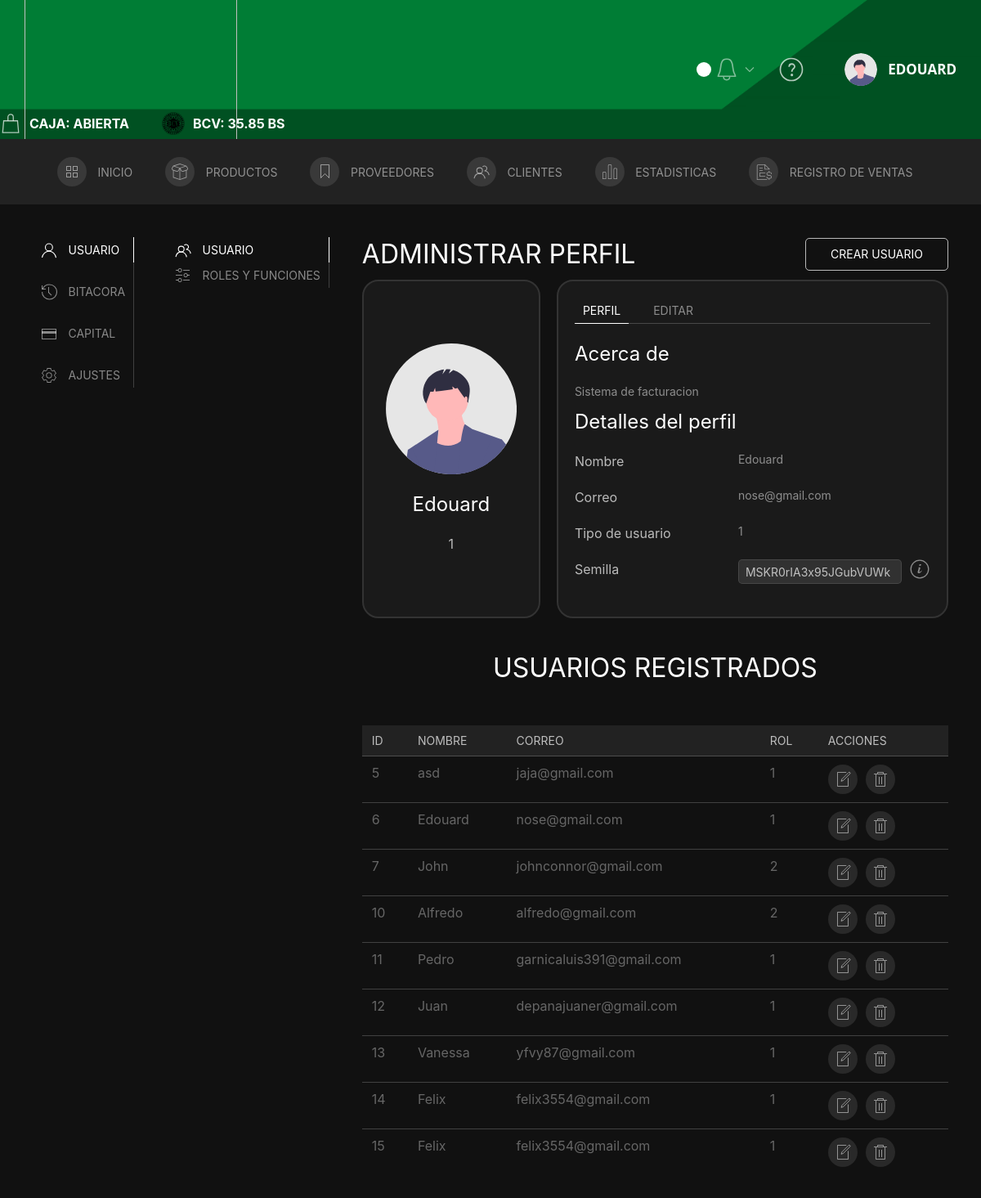
/Administrar_perfil (signed in), run on an earlier commit of the app's database.
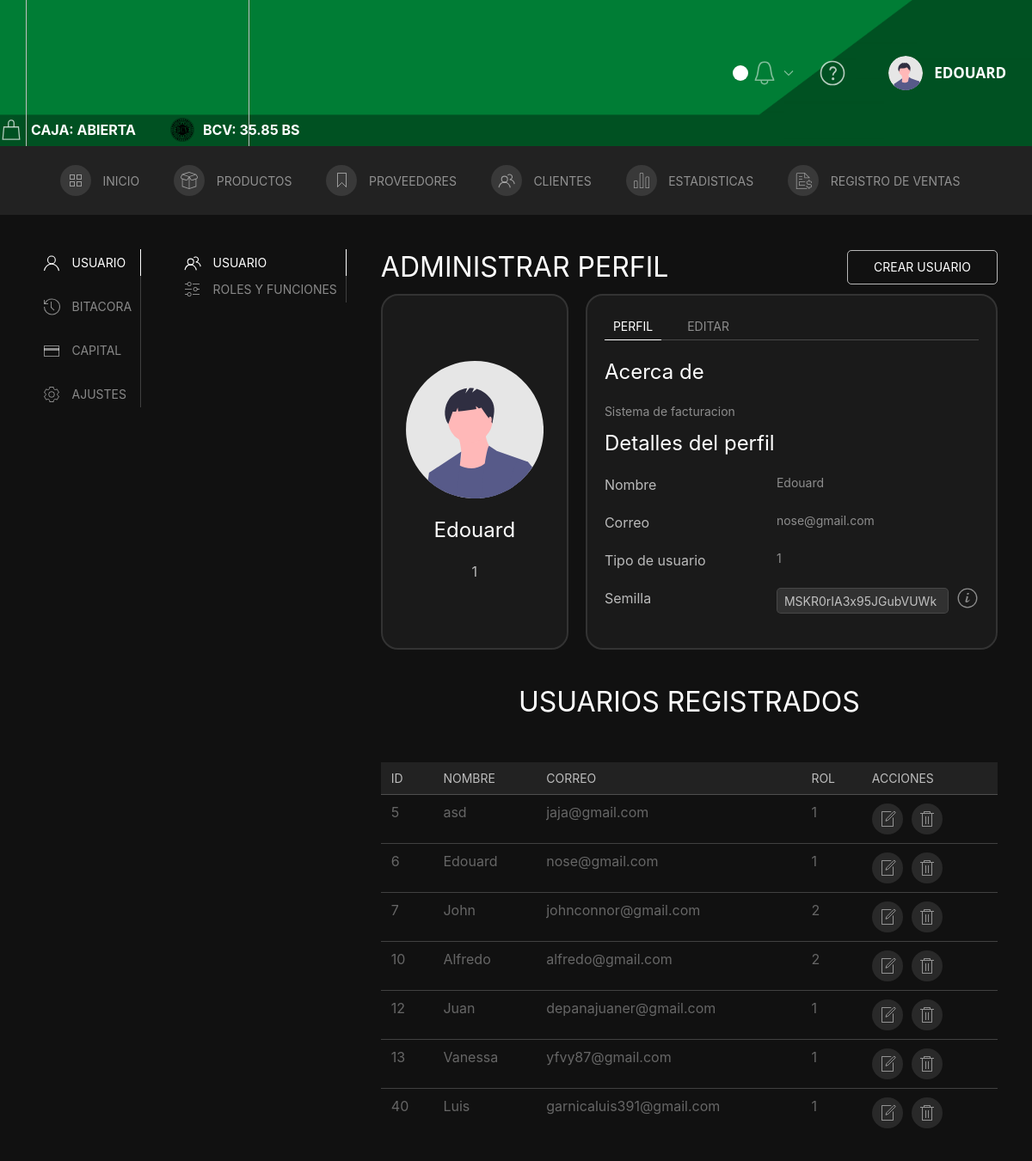
And on a later commit of the database.
### tables this page shows
CREATE TABLE `usuarios` (
  `id` int NOT NULL,
  `nombre` varchar(50) NOT NULL,
  `correo` varchar(45) NOT NULL,
  `hash` text NOT NULL,
  `rol` int NOT NULL DEFAULT '3',
  `active` tinyint NOT NULL DEFAULT '1',
  `semilla` varchar(45) NOT NULL
);

### Controller/C_perfil.php (called while the page is built, shortened)
<?php
    require('../Model/Conexion.php');
    require("../Model/Usuarios.php");
    $result = new Usuario();
    $result = $result->search();
    $tu = new Usuario(id:$_SESSION['user_id']);
    $tu = $tu->search()[0];
    include('../View/perfil.php');
?>

### Model/Conexion.php (called while the page is built, shortened)
<?php
    class DB {
        function __construct() {
            $this->conn = new PDO("mysql:host=localhost;dbname=proyecto_4","root","12345");
        }
    }
?>

### Model/Usuarios.php (called while the page is built, shortened)
<?php
    class Usuario extends DB{
        private $id;
        function __construct($id=null, $nombre=null,$correo=null,$hash=null,$rol=null,$semilla=null){
            $this->id = $id;
            $this->correo = $correo;
        }
        function search($n=0,$limite=9){
            $query = "SELECT * FROM usuarios WHERE active=1";
			$lista = [];
            if ($this->id){
            	array_push($lista,'id');
            }
            if ($lista) {
            	foreach ($lista as $e){
            		$query .= ' AND '.$e.'=:'.$e;
            	}
            }
            $n = $n*$limite;
            $query = $query . " LIMIT :l OFFSET :n";
            $consulta = $this->conn->prepare($query);
            $consulta->bindParam(':l',$limite, PDO::PARAM_INT);
            $consulta->bindParam(':n',$n, PDO::PARAM_INT);
            if ($this->id != null){
                $consulta->bindParam(':id',$this->id, PDO::PARAM_INT);
            }
            $consulta->execute();
            return $consulta->fetchAll();
        }
}
?>

### View/complementos/tabla_usuario.php (the view, shortened to what the rows shown need)
<?php
echo '
<tr>
    <td>'.$row['id'].'</td>
    <td>'.$row['nombre'].'</td>
    <td>'.$row['correo'].'</td>
    <td>'.$row['rol'].'</td>
    <td class="uk-flex">
        <a href="#Update_user'.$row['id'].'" uk-toggle uk-tooltip="title:Editar; delay: 500" class="uk-icon-button uk-margin-small-right" type="button" style=" border: none; cursor: pointer;">
            <span uk-icon="icon: file-edit"></span>
        </a>
        <a href="#eliminar_user'.$row['id'].'" uk-toggle class="uk-icon-button uk-margin-small-right" uk-tooltip="title:Eliminar; delay: 500" type="button" style=" border: none; cursor: pointer;" type="button">
            <span uk-icon="icon: trash"></span>
        </a>
    </td>
</tr>
<div id="Update_user'.$row['id'].'" uk-modal>
                <input type=number value="'.$row['id'].'" name="ID" style="display:none">
                    <input class="uk-input" type="text" placeholder="Nombre" value="'.$row['nombre'].'" aria-label="100" name="nombre" pattern="^([A-Zñ+áéó]|[a-zñáéó]){3,}( ([A-Zñ+áéó]|[a-zñáéó]){3,})?$" required>
                    '.$row[''].'
                        <option value="'.$row['rol'].'" selected>Rol Actual</option>
                <input type="submit" id="modificar'.$row['id'].'" style="display:none">
            <label class="uk-button uk-button-secondary" for="modificar'.$row['id'].'" >Aceptar</label>
</div>
<div id="eliminar_user'.$row['id'].'" uk-modal>
                <input type=number value="'.$row['id'].'" name="ID" style="display:none">
                <input type="submit" id="eliminar'.$row['id'].'" style="display:none">
            <label class="uk-button uk-button-secondary" type="submit" for="eliminar'.$row['id'].'">Aceptar</label>
</div>
';
?>

### View/perfil.php (shortened to what the rows shown need)
<?php require("../View/complementos/header.php"); ?>
<main class="Bg-Main-home2 uk-padding uk-light">
    <div class="uk-child-width-1-1@s" uk-grid>
        <div>
            <div uk-grid>
                <div class="uk-width-expand@m">
                    <div id="component-tab-left" class="uk-switcher">
                        <div>
                            <div class="uk-child-width-1-1@s" uk-grid>
                                <div>
                                    <div uk-grid>
                                        <div class="uk-width-expand@m">
                                            <div id="component-tab-user" class="uk-switcher">
                                                <li>
                                                    <?php if ($_SESSION['rol_num'] <= 2) { ?>
                                                        <div>
                                                            <div>
                                                                <div class="uk-flex uk-flex-middle uk-flex-between uk-flex-wrap uk-margin-small-bottom uk-light">
                                                                    <h2 class="uk-margin-remove">ADMINISTRAR PERFIL</h2>
                                                                </div>
                                                            </div>
                                                        </div>
                                                    <?php }; ?>
                                                    <section class="container-item_profile uk-flex">
                                                        <div class="item_profile-target-2">
                                                            <ul class="uk-switcher uk-margin">
                                                                <li>
                                                                    <div>
                                                                        <div class="uk-flex">
                                                                            <p class="item-profile">Nombre </p><span class="uk-article-meta"> <?php echo $tu['nombre']; ?></span>
                                                                        </div>
                                                                        <?php
                                                                        echo '
                                                    <div class="uk-flex">
                                                        <p class="item-profile">Correo</p><span class="uk-article-meta">' . $tu['correo'] . '</span>
                                                    </div>
                                                    <div class="uk-flex">
                                                        <p class="item-profile uk-margin-remove-bottom">Tipo de usuario</p>
                                                        <span class="uk-article-meta">' . $_SESSION['rol'] . '</span>
                                                    </div>';
                                                                        ?>
                                                                        <div id="seedGenerator" class="uk-flex uk-margin-top">
                                                                            <span class="uk-article-meta uk-flex">
                                                                                <input class="uk-input uk-form-small uk-form-width-medium uk-border-rounded input-seed" value="<?= $tu['semilla'] ?>" type="text">
                                                                                <span class="uk-margin-small-left" uk-icon="icon: info; ratio: 1.2"></span>
                                                                            </span>
                                                                        </div>
                                                                    </div>
                                                                </li>
                                                            </ul>
                                                        </div>
                                                    </section>
                                                    <?php if ($_SESSION['rol_num'] <= 2) { ?>
                                                        <section id="tableUsers">
                                                            <div class="uk-flex uk-flex-center uk-margin-medium-top">
                                                                <h2>USUARIOS REGISTRADOS</h2>
                                                            </div>
                                                            <div class="uk-overflow-auto uk-light uk-margin-small-top">
                                                                <table class="uk-table uk-table-small uk-table-divider uk-table-hover">
                                                                    <thead class="uk-background-secondary">
                                                                        <tr>
                                                                            <th>ID</th>
                                                                            <th>Nombre</th>
                                                                            <th>Correo</th>
                                                                            <th>Rol</th>
                                                                            <th>Acciones</th>
                                                                        </tr>
                                                                    </thead>
                                                                    <tbody>
                                                                        <?php
                                                                        for ($i = 0; $i < count($result); $i++) {
                                                                            $row = $result[$i];
                                                                            require('complementos/tabla_usuario.php');
                                                                        }
                                                                        ?>
                                                                    </tbody>
                                                                </table>
                                                            </div>
                                                        </section>
                                                    <?php }; ?>
                                                </li>
                                            </div>
                                        </div>
                                    </div>
                                </div>
                            </div>
                        </div>
                    </div>
                </div>
            </div>
        </div>
    </div>
</main>
</body>
</html>

What changed in the data, as far as the page shows it:
removed usuarios: id "11", nombre "Pedro", correo "garnicaluis391@gmail.com", rol "1"
removed usuarios: id "14", nombre "Felix", correo "felix3554@gmail.com", rol "1"
removed usuarios: id "15", nombre "Felix", correo "felix3554@gmail.com", rol "1"
added usuarios: id "40", nombre "Luis", correo "garnicaluis391@gmail.com", rol "1"
